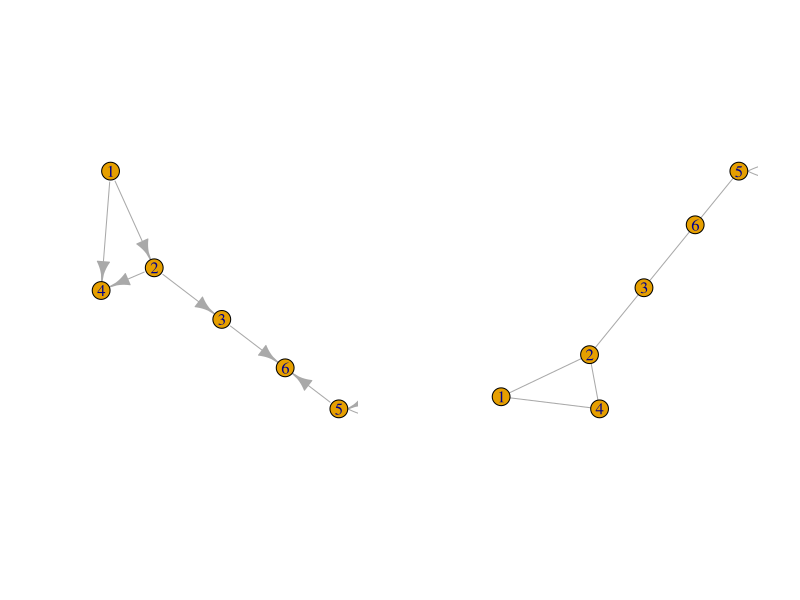
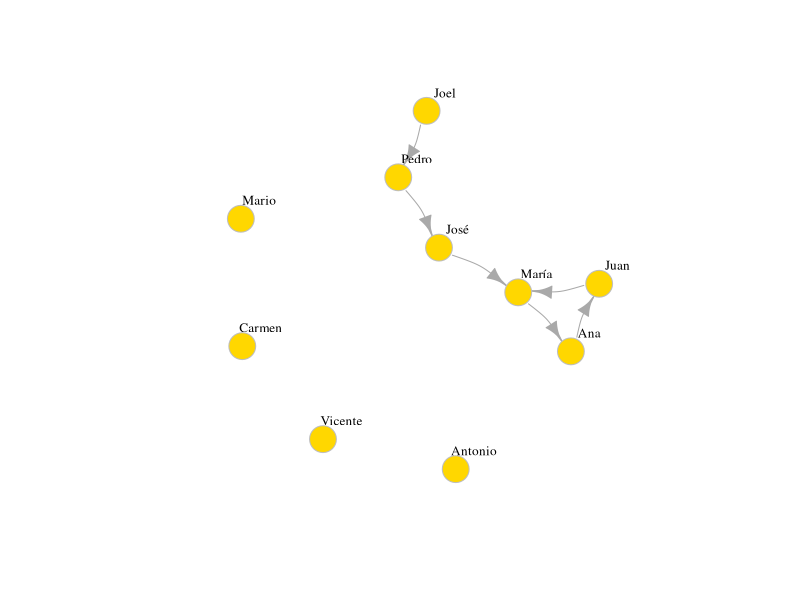

Source code (R) for these figures, in order:

# Directorio de trabajo
setwd("~/repos/r-course/scripts/tema7")

library(igraph) # Instalar con install.packages('igraph')

g_dir <- graph(edges = c(1,2, 2,3, 2,4, 1,4, 5,5, 3,6, 5,6), n = 6)
g_n_dir <- graph(edges = c(1,2, 2,3, 2,4, 1,4, 5,5, 3,6, 5,6), n = 6, directed = FALSE)

par(mfrow = c(1, 2))

plot(g_dir)
plot(g_n_dir)

par(mfrow = c(1, 1))

g_isolated <- graph(c('Juan', 'María',
                      'María', 'Ana',
                      'Ana', 'Juan',
                      'José', 'María',
                      'Pedro', 'José',
                      'Joel', 'Pedro'),
                    isolates = c(
                      'Carmen',
                      'Antonio',
                      'Mario',
                      'Vicente'
                    ))

plot(g_isolated, edge.arrow.size = 1,
     vertex.color = 'gold', vertex.size = 15,
     vertex.frame.color = 'gray', vertex.label.color = 'black',
     vertex.label.cex = 0.8, vertex.label.dist = 2,
     edge.curved = 0.2)
